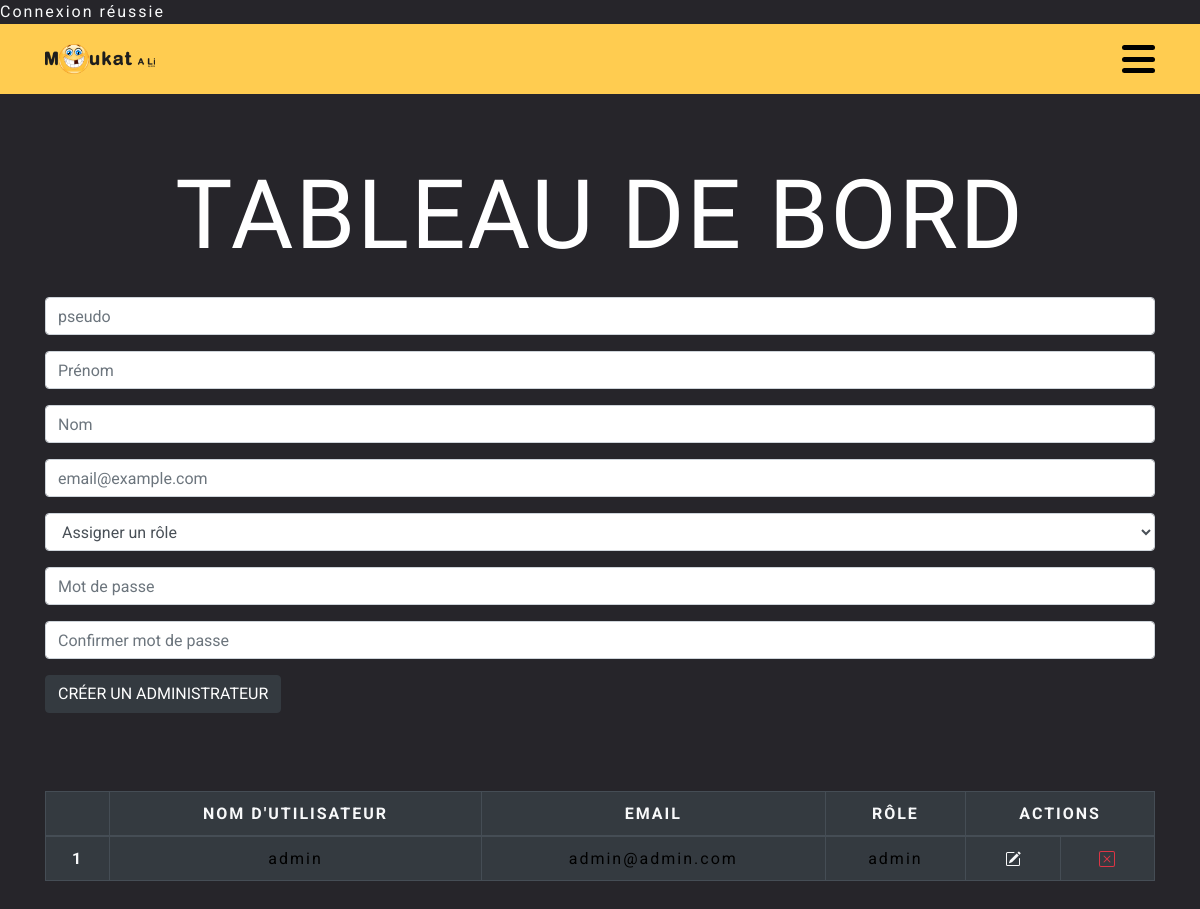
/pages/admin/dashboard.php, run on the app's committed database.
### tables this page shows
CREATE TABLE `users` (
  `id` int(10) UNSIGNED NOT NULL,
  `pseudo` varchar(255) NOT NULL,
  `avatar` varchar(255) DEFAULT NULL,
  `last_name` varchar(255) NOT NULL,
  `first_name` varchar(255) NOT NULL,
  `email` varchar(100) NOT NULL,
  `password` varchar(200) NOT NULL,
  `role` varchar(100) NOT NULL,
  `created_at` timestamp NOT NULL DEFAULT CURRENT_TIMESTAMP ON UPDATE CURRENT_TIMESTAMP,
  `delete_account` tinyint(1) NOT NULL DEFAULT '0'
);

### src/controller/admin-function.php (called while the page is built, shortened)
<?php
$pseudo = "";
$email = "";
$last_name = "";
$first_name = "";
$update = "false";
function readAllAdmin() {
    global $db_connect;
    $admin = "admin";
    $author = "author";
    $reqt = "SELECT * FROM moukatali.users WHERE role = '$admin' OR role = '$author' ";
    $query = $db_connect->query($reqt);
    $admins = $query->fetchAll();
    return $admins;
}

### src/pages/admin/dashboard.php (the view, shortened to what this page needs)
<?php
require ROOT_PATH . '/config/database.php';
require ROOT_PATH . '/src/controller/admin-function.php';
$admins = readAllAdmin();
include(ROOT_PATH . '/src/layout/head.php');
?>
<body>
  <header class="header-main ">
    <div class="container">
    <nav class="navigation d-flex align-items-center justify-content-between">
      <a class="navbar-brand" href=<?= BASE_URL . "/src/index.php" ?>>
          <img src=<?= BASE_URL . "/public/images/logo.png" ?> alt="Logo Moukat A Li">
      </a>
      <div class="menu-toggle">
        <span class="position"></span>
        <span class="position"></span>
        <span class="position mb-0"></span>
      </div>
    </nav>
    </div>
  </header>
  <section id="form-admin">
    <div class="container">
      <h1 class="text-uppercase display-1 text-center py-3 mt-5">Tableau de bord</h1>
      <form method="POST" class="m-auto">
        <div class="mb-3">
          <input type="text" class="form-control" id="pseudo" name="pseudo" placeholder="pseudo" title="Choisir un pseudo ou un nom d'utilisateur" required pattern="^[a-zA-Z][a-zA-Z0-9-_\.]{1,20}$" minlength="4" maxlength="30" size="30" value="<?php echo $pseudo; ?>">
        </div>
        <div class="mb-3">
          <input type="text" class="form-control" id="first_name" name="first_name" placeholder="Prénom" title="Veuillez inscrire votre Prénom" required pattern="([A-z0-9À-ž\s]){2,}" minlength="4" maxlength="50" size="50" value="<?php echo $first_name; ?>">
        </div>
        <div class="mb-3">
          <input type="text" class="form-control" id="last_name" name="last_name" placeholder="Nom" title="Veuillez inscrire votre Nom" required pattern="([A-z0-9À-ž\s]){2,}" minlength="4" maxlength="50" size="50" value="<?php echo $last_name; ?>">
        </div>
        <div class="mb-3">
          <input type="email" class="form-control" id="email" name="email" placeholder="email@example.com" title="Veuillez inscrire votre email" size="60" minlength="3" maxlength="60" required value="<?php echo $email; ?>">
        </div>
        <div class="mb-3">
          <select class="form-control" name="role">
            <option value="" selected disabled>Assigner un rôle</option>
          </select>
        </div>
        <div class="mb-3">
          <input type="password" class="form-control" name="password_1" required pattern="?=^.{8,}$)((?=.*\d)|(?=.*\W+))(?![.\n])(?=.*[A-Z])(?=.*[a-z]).*$" minlength="1" maxlength="20" size="20" placeholder="Mot de passe">
        </div>
        <div class="mb-3">
          <input type="password" class="form-control" name="password_2" required pattern="?=^.{8,}$)((?=.*\d)|(?=.*\W+))(?![.\n])(?=.*[A-Z])(?=.*[a-z]).*$" minlength="1" maxlength="20" size="20" placeholder="Confirmer mot de passe">
        </div>
        <?php if ($update === true) : ?>
          <button type="submit" id="btn-update" class="btn btn-dark fw-bold text-uppercase" name="update-admin">mettre à jour</button>
        <?php else : ?>
          <button type="submit" id="btn-create" class="btn btn-dark fw-bold text-uppercase" name="create-admin">créer un administrateur</button>
        <?php endif; ?>
      </form>
  </section>
  <section id="list-admin" class="py-5">
    <div class="container">
      <?php if (empty($admins)): ?>
        <h6 class="text-light text-center">AUCUN ADMIN</h6>
      <?php else: ?>
        <table class="table table-bordered table-dark text-light text-center">
          <thead class="text-uppercase">
            <tr>
              <th scope="col"></th>
              <th scope="col">nom d'utilisateur</th>
              <th scope="col">email</th>
              <th scope="col">rôle</th>
              <th colspan="2">actions</th>
            </tr>
          </thead>
          <tbody>
            <?php foreach ($admins as $key => $admin): ?>
              <div class="user">
                <tr>
                  <?php if ( $user['role'] = "admin" ): ?>
                  <th scope="row"><?php echo $key + 1; ?></th>
                  <td class="align-middle"><a style="color:black;font-size:2vh;" href="#"><?php echo $admin['pseudo']; ?></a></td>
                    <td class="align-middle" style="color:black;font-size:2vh;"><?php echo $admin['email']; ?></td>
                    <td class="align-middle" style="color:black;font-size:2vh;"><?php echo $admin['role']; ?></td>
                  <td class="align-middle">
                    <a class="text-light" href="dashboard.php?edit-admin=<?php echo $admin['id']; ?>" role="button">
                    </a>
                  </td>
                  <td class="align-middle">
                    <a class="text-danger" href="dashboard.php?delete-admin=<?php echo $admin['id']; ?>" role="button">
                    </a>
                  </td>
                  <?php endif; ?>
                </tr>
              </div>
            <?php endforeach; ?>
          </tbody>
        </table>
      <?php endif; ?>
    </div>
  </section>
</body>
</html>

### public/css/styleDav.css (style rules this page uses)
body { font-family: 'Roboto', sans-serif; background-color: #26252A; color: #26252A; letter-spacing: 2px!important; }

### public/css/mon-style.css (style rules this page uses)
body { font-family: 'Roboto', sans-serif; background-color: #26252A; color: #26252A; letter-spacing: 2px!important; }
section { padding-bottom: 1.875em; }
h1 { font-family: 'Slackey', cursive; font-size: 2.1em; padding-top: 1.875em; padding-bottom: 1.875em; color: white; }
@media (min-width: 768px) { h1 { font-size: 5.1875em; } }
@media (min-width: 1200px) { h1 { font-size: 7.5em; padding-top: 0.8em; padding-bottom: 0.8em; } }
.header-main { background-color: #FFCC50; padding: 0.625em 0; }
nav { height: 50px; }
nav img { width: 110px; }
.menu-toggle { display: block; position: relative; z-index: 1; user-select: none; -webkit-user-select: none; }
.menu-toggle span { display: block; position: relative; width: 33px; height: 5px; background-color: #000; margin-bottom: 0.4em; z-index: 3; border-radius: 5px; transform-origin: 0 0; transition: transform 0.5s cubic-bezier(0.77,0.2,0.05,1.0), background-color 0.5s cubic-bezier(0.77,0.2,0.05,1.0), opacity 0.55s ease; }

### data on the page
users: pseudo "admin", email "admin@admin.com", role "admin"
